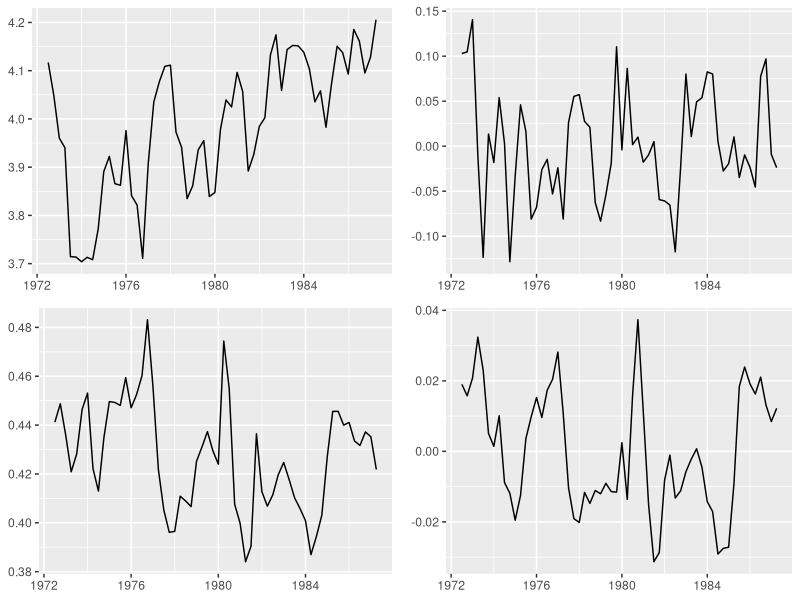

Source code (R):
# Clear All
rm(list = ls())

# bibliotecas
library(urca)
library(dplyr)
library(ggplot2)
library(cowplot)

# ---- Code 8.1 ----
# load data
data(UKpppuip)

names(UKpppuip)
# attach(UKpppuip)

# Select endogenous variables and exogenous variables
dat1 <- UKpppuip %>% select(p1, p2, e12, i1, i2)
dat2 <- UKpppuip %>% select(doilp0, doilp1)

# print the arguments of the function ca.jo
print(args('ca.jo'))

# make a trace test for cointegration
H1.trace <- ca.jo(
  dat1,
  type = 'trace',
  K = 2,
  season = 4,
  dumvar = dat2
)

# print the summary of the test
print(summary(H1.trace))

# make a eigenvalue test for cointegration
H1.eigen <-
  ca.jo(
    dat1,
    type = 'eigen',
    K = 2,
    season = 4,
    dumvar = dat2
  )

# print the summary of the test
print(summary(H1.eigen))


# ---- Code 8.2 ----

# Select the beta estimated
beta <- H1.trace@V

# normalize the betas
beta[,2] <- beta[,2]/beta[4 ,2]
beta[,3] <- beta[,3]/beta[4 ,3]

# Calulate the alpha corresponding to the normalization
alpha <- H1.trace@PI%*%solve(t(beta))

beta1 <- cbind(beta[, 1:3], H1.trace@V[,4:5])

# sprintf("%.2f", beta1)

ci.1 <- ts((H1.trace@x%*%beta1)[-c(1, 2),], start=c(1972, 3), end=c (1987, 2), frequency=4)

ci.2 <- ts(H1.trace@RK%*%beta1, start=c(1972,3), end=c(1987,2), frequency=4)

# ---- Fig. 8.2. Graphical display of the first two cointegration relations  ----
tbl_ci.1 = as_tibble(ci.1)
tbl_ci.1$Time = as.numeric(time(ci.1))

tbl_ci.2 = as_tibble(ci.2)
tbl_ci.2$Time = as.numeric(time(ci.2))

p1 <- ggplot(tbl_ci.1) +
  geom_line(aes(y=p1.l2, x=Time)) +
  labs(x=NULL, y=NULL)

p2 <- ggplot(tbl_ci.2) +
  geom_line(aes(y=p1.l2, x=Time)) +
  labs(x=NULL, y=NULL)

p3 <- ggplot(tbl_ci.1) +
  geom_line(aes(y=p2.l2, x=Time)) +
  labs(x=NULL, y=NULL)

p4 <- ggplot(tbl_ci.2) +
  geom_line(aes(y=p2.l2, x=Time)) +
  labs(x=NULL, y=NULL)

plot_grid(p1, p2, p3, p4)
# ---- ssss ----


 